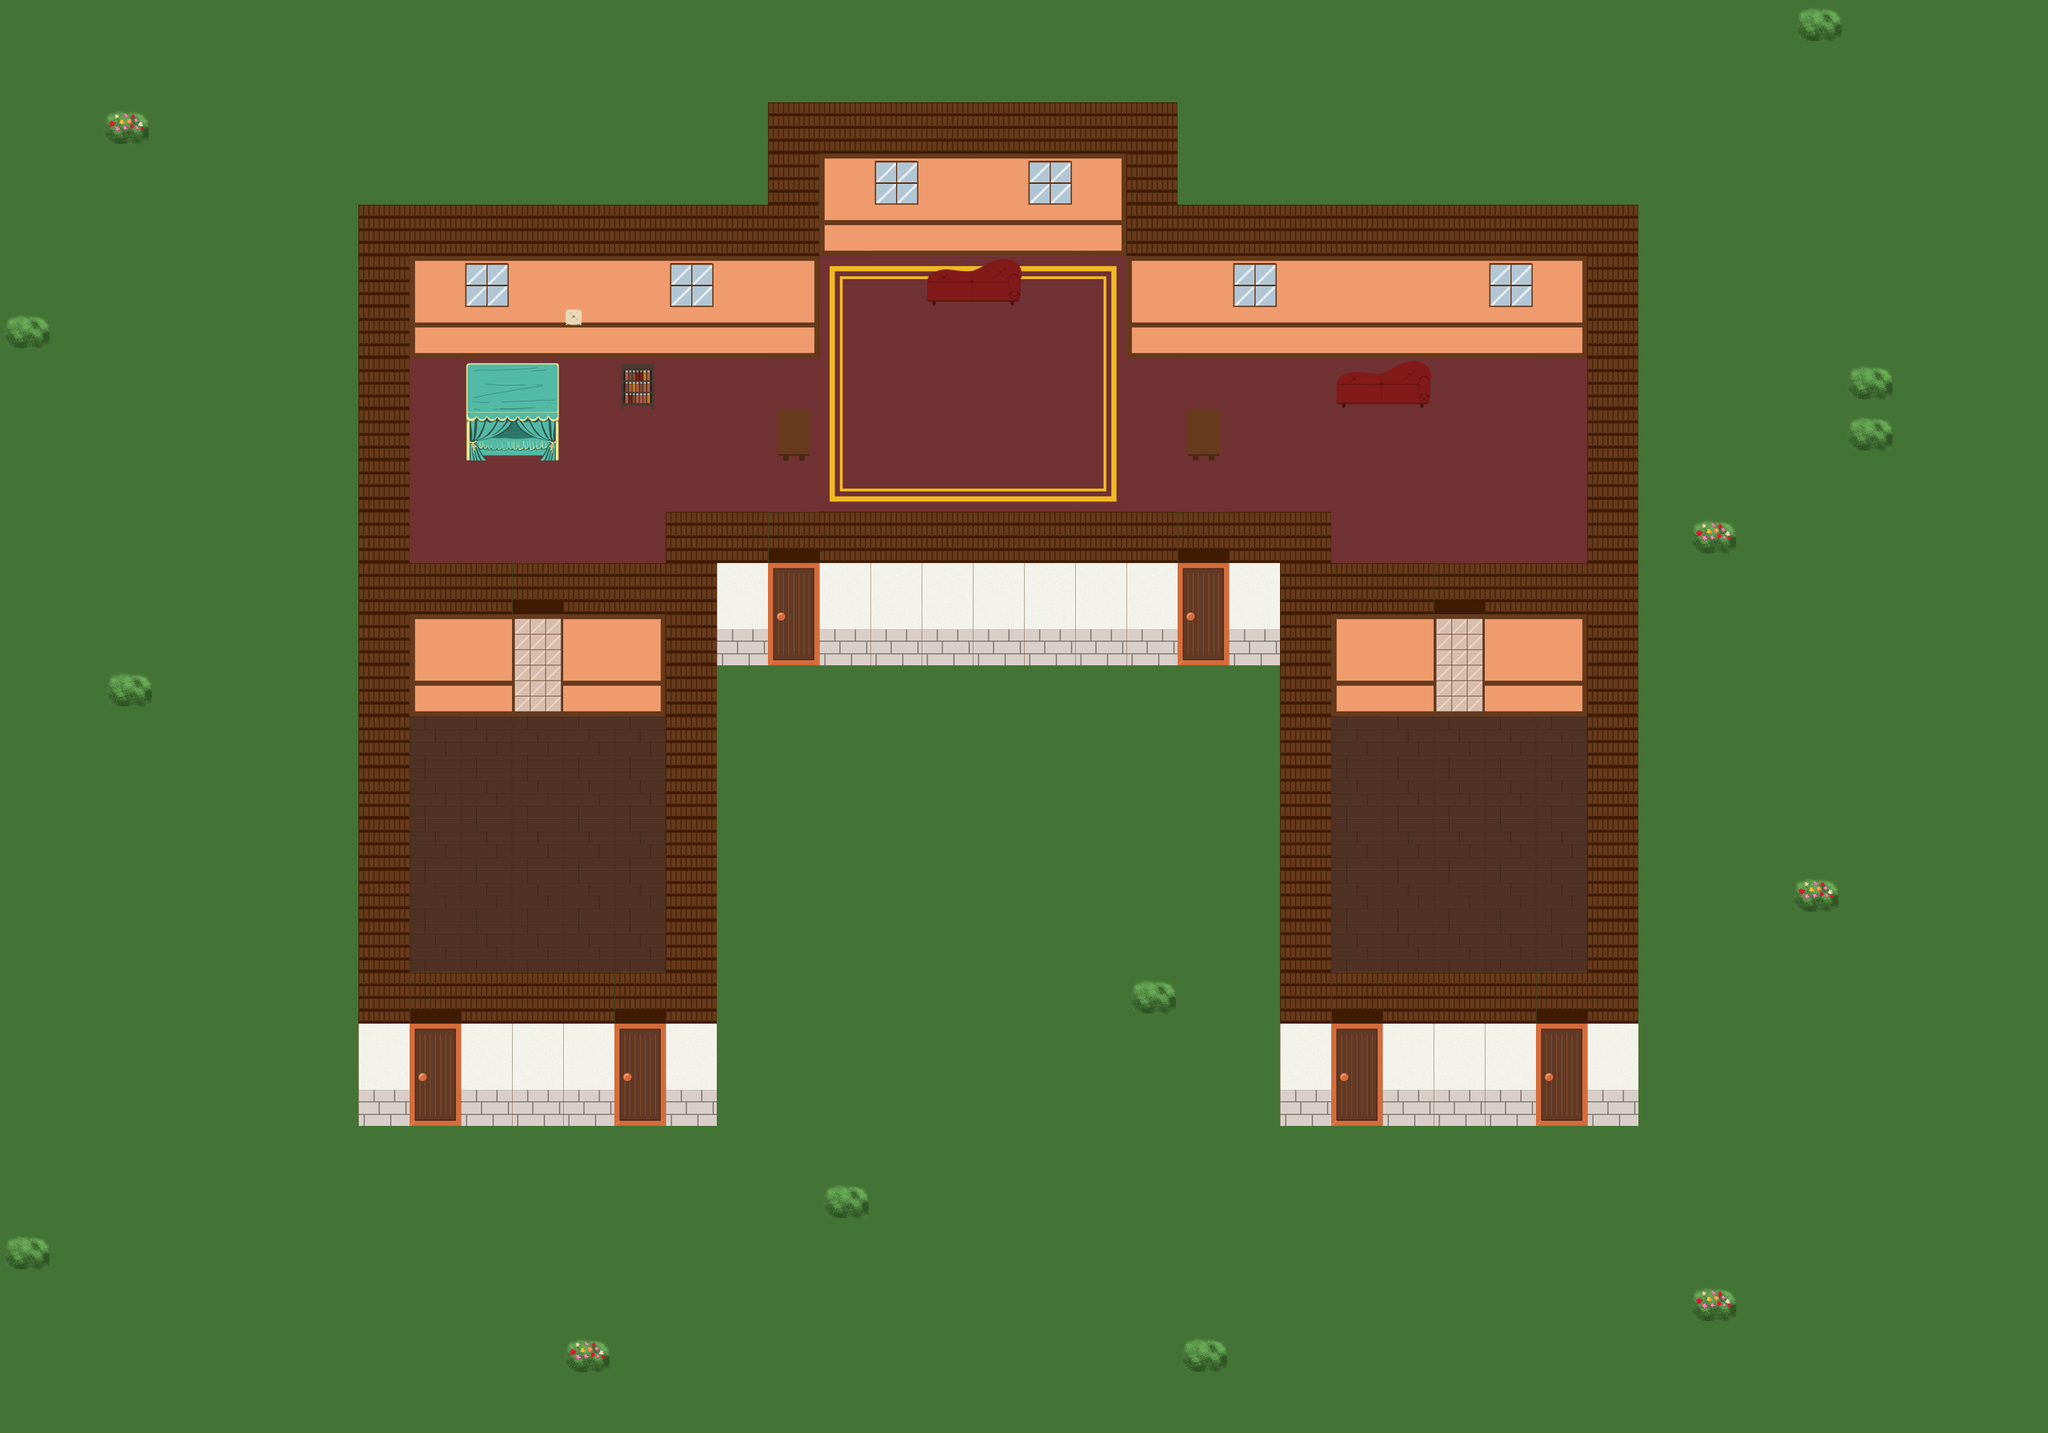

Rendered tile map (Tiled .tmx) drawn with the repository's tilesets; below, a short description and the map source with its tile grids summarised:
An orthogonal 40x28 tile map with 64x64 px tiles, 3 tile layers (floors, walls, stuff).

<map version="1.2" tiledversion="1.2.1" orientation="orthogonal" renderorder="right-down" width="40" height="28" tilewidth="64" tileheight="64" infinite="0" nextlayerid="4" nextobjectid="1">
 <tileset firstgid="1" name="tiles_smol" tilewidth="64" tileheight="64" tilecount="56" columns="7">
  <image source="tiles_smol.png" width="448" height="512" />
  <tile id="9">
   <properties>
    <property name="collides" type="bool" value="true" />
   </properties>
  </tile>
  <tile id="10">
   <properties>
    <property name="collides" type="bool" value="true" />
   </properties>
  </tile>
  <tile id="11">
   <properties>
    <property name="collides" type="bool" value="true" />
   </properties>
  </tile>
  <tile id="12">
   <properties>
    <property name="collides" type="bool" value="true" />
   </properties>
  </tile>
  <tile id="16">
   <properties>
    <property name="collides" type="bool" value="true" />
   </properties>
  </tile>
  <tile id="17">
   <properties>
    <property name="collides" type="bool" value="true" />
   </properties>
  </tile>
  <tile id="18">
   <properties>
    <property name="collides" type="bool" value="true" />
   </properties>
  </tile>
  <tile id="19">
   <properties>
    <property name="collides" type="bool" value="true" />
   </properties>
  </tile>
  <tile id="36">
   <properties>
    <property name="collides" type="bool" value="true" />
   </properties>
  </tile>
 </tileset>
 <layer id="2" name="floors" width="40" height="28">
  <data>[1120 cells, 1120 non-empty, 25 distinct tile ids]</data>
 </layer>
 <layer id="1" name="walls" width="40" height="28">
  <data>[1120 cells, 0 non-empty, 0 distinct tile ids]</data>
 </layer>
 <layer id="3" name="stuff" width="40" height="28">
  <data>[1120 cells, 32 non-empty, 12 distinct tile ids]</data>
 </layer>
</map>